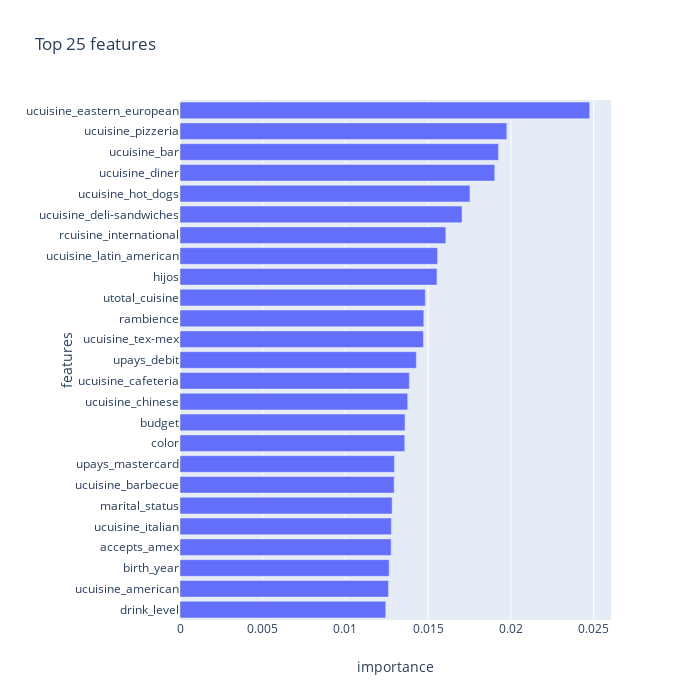

Source (notebook cell):
### Code cell
from joblib import load
import plotly.express as px
import os
import pandas as pd
# os.chdir('assets/')
pipeline3 = load('xgboost_model_y3.joblib.compressed')

def feature_importance_per_rating(what_pipeline):

    importances = pd.Series(what_pipeline.best_estimator_.named_steps['xgbclassifier'].feature_importances_, X.columns)
    n=25
    importances = importances.sort_values()[-n:]
    importances = importances.to_frame().reset_index()
    importances.columns=['features','importance']
    # fig = 
    return px.bar(importances,y='features',x='importance',title=f'Top {n} features',  orientation='h',width=700, height=700)

feature_importance_per_rating(pipeline3)

### Figure 1 — Plotly figure (JSON) as saved in the notebook; plotly's stock layout.template omitted (floating-point values rounded to 4 significant figures)
{"data": [{"alignmentgroup": "True", "hoverlabel": {"namelength": 0}, "hovertemplate": "importance=%{x}<br>features=%{y}", "legendgroup": "", "marker": {"color": "#636efa"}, "name": "", "offsetgroup": "", "orientation": "h", "showlegend": false, "textposition": "auto", "type": "bar", "x": [0.01243, 0.0126, 0.01264, 0.01276, 0.01277, 0.01282, 0.01294, 0.01296, 0.01358, 0.0136, 0.01376, 0.01386, 0.01428, 0.01471, 0.01474, 0.01483, 0.01553, 0.01556, 0.01607, 0.01704, 0.01752, 0.01902, 0.01925, 0.01975, 0.02476], "xaxis": "x", "y": ["drink_level", "ucuisine_american", "birth_year", "accepts_amex", "ucuisine_italian", "marital_status", "ucuisine_barbecue", "upays_mastercard", "color", "budget", "ucuisine_chinese", "ucuisine_cafeteria", "upays_debit", "ucuisine_tex-mex", "rambience", "utotal_cuisine", "hijos", "ucuisine_latin_american", "rcuisine_international", "ucuisine_deli-sandwiches", "ucuisine_hot_dogs", "ucuisine_diner", "ucuisine_bar", "ucuisine_pizzeria", "ucuisine_eastern_european"], "yaxis": "y"}], "layout": {"barmode": "relative", "height": 700, "legend": {"tracegroupgap": 0}, "title": {"text": "Top 25 features"}, "width": 700, "xaxis": {"anchor": "y", "domain": [0, 0.98], "title": {"text": "importance"}}, "yaxis": {"anchor": "x", "domain": [0, 1], "title": {"text": "features"}}}}
